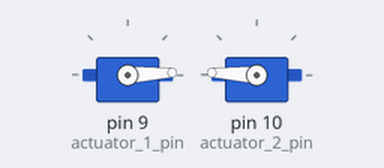
The sketch below on a simulated Arduino Uno, built with avr-gcc and run on an emulated ATmega328P. Shown: 2 × servo.

Above: at 0.05 s.
At 0.9 s:
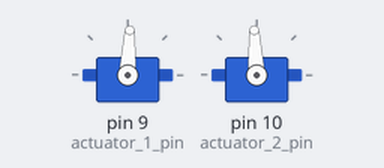
At 1.75 s:
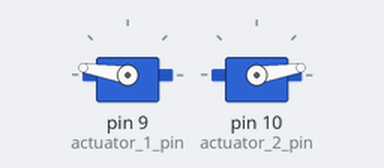
At 3.5 s:
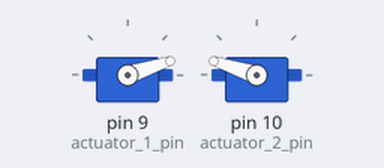
Timing chart, 0 to 8.4 s (numbered marks = the images above):
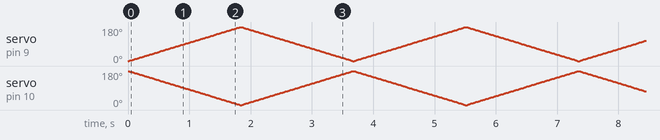

The sketch:

2_Servo_test_script.ino
```cpp
/*### 2-Servo Control Test ###*/
//Servo Library Definitions
#include <Servo.h>
Servo actuator_1;
Servo actuator_2;
#define actuator_1_pin 9
#define actuator_2_pin 10

//Standard Delay Time
int loop_delay_ms = 10;

void setup() {
  actuator_1.attach(actuator_1_pin,700,2000);
  actuator_2.attach(actuator_2_pin,700,2000);

}

void loop() {
  for (int n=0; n<=180; n++) {
    actuator_1.write(n);
    actuator_2.write(180-n);
    delay(loop_delay_ms);
  }
  for(int n=180; n>=0; n--) {
    actuator_1.write(n);
    actuator_2.write(180-n);
    delay(loop_delay_ms);
  }
}
```
